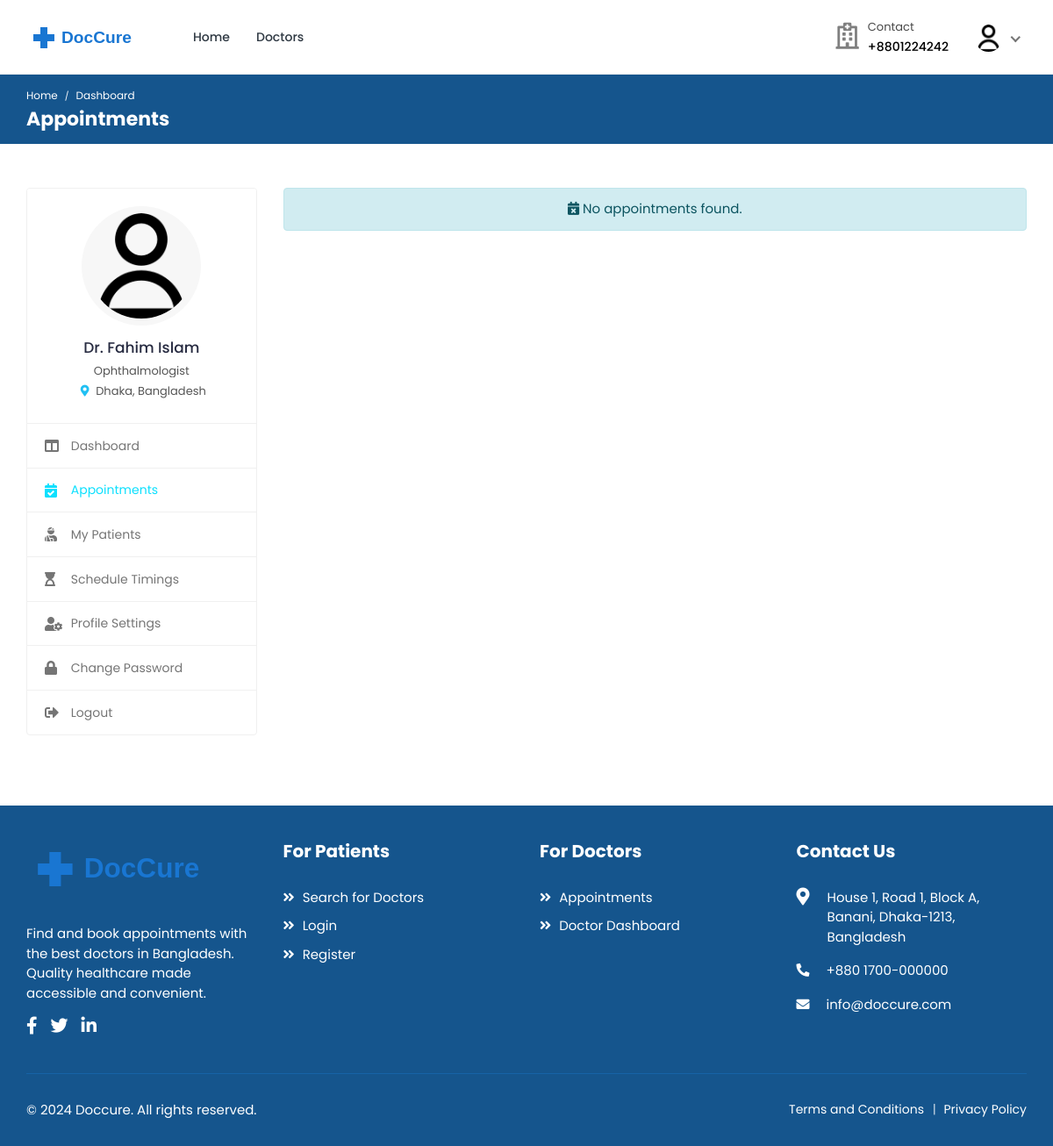
The app's page /doctors/appointments/ (signed in), older data.
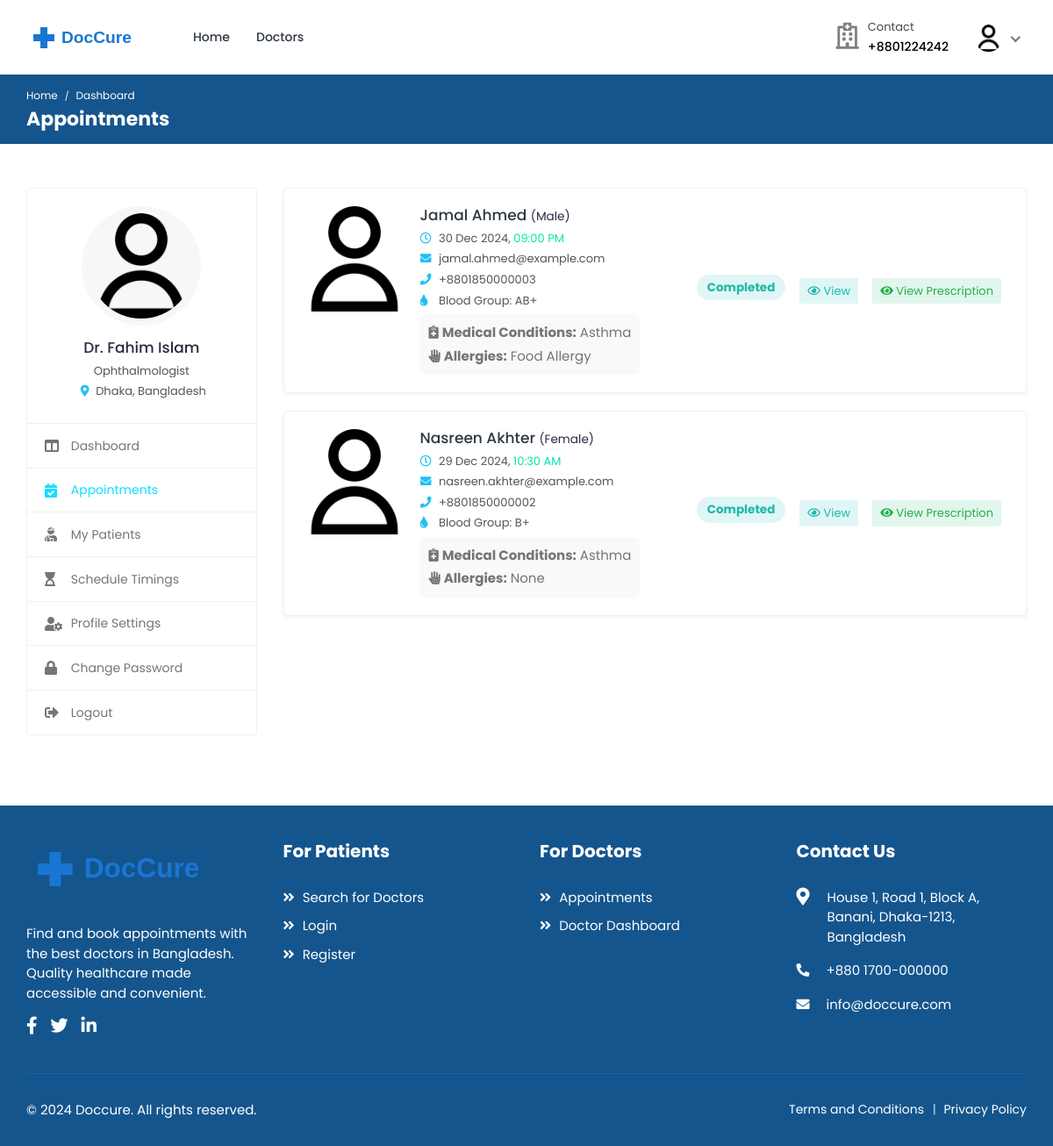
The same page, newer data.
### bookings/models.py (models this page shows, shortened)
class Booking(models.Model):
    doctor = models.ForeignKey(
        settings.AUTH_USER_MODEL,
        on_delete=models.CASCADE,
        related_name="appointments",
        limit_choices_to={"role": "doctor"},
    )
    patient = models.ForeignKey(
        settings.AUTH_USER_MODEL,
        on_delete=models.CASCADE,
        related_name="patient_appointments",
        limit_choices_to={"role": "patient"},
    )
    appointment_date = models.DateField()
    appointment_time = models.TimeField()
    booking_date = models.DateTimeField(auto_now_add=True)
    status = models.CharField(
        max_length=20,
        choices=[
            ("pending", "Pending"),
            ("confirmed", "Confirmed"),
            ("completed", "Completed"),
            ("cancelled", "Cancelled"),
            ("no_show", "No Show"),
        ],
        default="pending",
    )
    class Meta:
        ordering = ["-appointment_date", "-appointment_time"]
        unique_together = ["doctor", "appointment_date", "appointment_time"]

### accounts/models.py (models this page shows, shortened)
class Profile(models.Model):
    user = models.OneToOneField(
        User, on_delete=models.CASCADE, related_name="profile"
    )
    avatar = models.ImageField(
        default="defaults/user.png", upload_to=profile_photo_directory_path
    )
    phone = models.CharField(max_length=20, blank=True, null=True)
    dob = models.DateField(blank=True, null=True)
    about = models.TextField(blank=True, null=True)
    specialization = models.CharField(max_length=255, blank=True, null=True)
    gender = models.CharField(
        max_length=10,
        choices=[("male", "Male"), ("female", "Female"), ("other", "Other")],
        blank=True,
    )
    address = models.TextField(blank=True, null=True)
    city = models.CharField(max_length=100, blank=True)
    state = models.CharField(max_length=100, blank=True)
    postal_code = models.CharField(max_length=20, blank=True)
    country = models.CharField(max_length=100, blank=True)
    price_per_consultation = models.DecimalField(
        max_digits=10, decimal_places=2, null=True, blank=True
    )
    is_available = models.BooleanField(default=True)
    blood_group = models.CharField(
        max_length=5,
        choices=[
            ("A+", "A+"),
            ("A-", "A-"),
            ("B+", "B+"),
            ("B-", "B-"),
            ("O+", "O+"),
            ("O-", "O-"),
            ("AB+", "AB+"),
            ("AB-", "AB-"),
        ],
        blank=True,
        null=True,
    )
    allergies = models.TextField(blank=True, null=True)
    medical_conditions = models.TextField(blank=True, null=True)
    @property
    def image(self):
        return (
            self.avatar.url
            if self.avatar.storage.exists(self.avatar.name)
            else "{}defaults/user.png".format(settings.MEDIA_URL)
        )

class User(AbstractUser):
    class RoleChoices(models.TextChoices):
        DOCTOR = "doctor", "Doctor"
        PATIENT = "patient", "Patient"
    username = models.CharField(max_length=30, unique=True)
    role = models.CharField(
        choices=RoleChoices.choices,
        max_length=20,
        default="patient",
        error_messages={"required": "Role must be provided"},
    )
    email = models.EmailField(
        blank=True,
        error_messages={
            "unique": "A user with that email already exists.",
        },
    )
    first_name = models.CharField(max_length=150, blank=True)
    last_name = models.CharField(max_length=150, blank=True)
    registration_number = models.IntegerField(null=True, blank=True)
    USERNAME_FIELD = "username"
    REQUIRED_FIELDS = []
    objects = CustomUserManager()
    def get_full_name(self):
        full_name = "%s %s" % (self.first_name, self.last_name)
        return full_name.strip() or self.username

### doctors/views.py (the view)
class AppointmentListView(ListView):
    model = Booking
    context_object_name = "appointments"
    template_name = "doctors/appointments.html"
    paginate_by = 10
    def get_queryset(self):
        return (
            self.model.objects.select_related(
                "doctor", "doctor__profile", "patient", "patient__profile"
            )
            .filter(doctor=self.request.user)
            .order_by("-appointment_date", "-appointment_time")
        )

### accounts/managers.py (called while the page is built)
    def get(self, *args, **kwargs):
        return super().select_related("profile").get(*args, **kwargs)

### templates/doctors/appointments.html (shortened to what the changed rows need)
{% extends "includes/doctor-sidebar.html" %}
{% load static %}
{% block css %}
    <link rel="stylesheet" href="{% static 'assets/css/style.css' %}">
{% endblock %}
{% block page_name2 %}Appointments{% endblock %}
{% block main %}
<div class="appointments">
    {% if appointments %}
        {% for appointment in appointments %}
            <div class="appointment-list">
                <div class="profile-info-widget">
                    <a href="#" class="booking-doc-img">
                        {% if appointment.patient.profile.image %}
                            <img src="{{ appointment.patient.profile.image }}" alt="{{ appointment.patient.get_full_name }}">
                        {% else %}
                            <img src="https://via.placeholder.com/150x150?text=Patient" alt="Default Patient Image">
                        {% endif %}
                    </a>
                    <div class="profile-det-info">
                        <h3>
                            <a href="#">{{ appointment.patient.get_full_name }}</a>
                            {% if appointment.patient.profile.gender %}
                                <small>({{ appointment.patient.profile.gender|title }})</small>
                            {% endif %}
                        </h3>
                        <div class="patient-details">
                            <h5>
                                <i class="far fa-clock"></i>
                                {{ appointment.appointment_date|date:"d M Y" }},
                                <span class="text-primary">{{ appointment.appointment_time|time:"h:i A" }}</span>
                            </h5>
                            <h5><i class="fas fa-envelope"></i> {{ appointment.patient.email }}</h5>
                            {% if appointment.patient.profile.phone %}
                                <h5><i class="fas fa-phone"></i> {{ appointment.patient.profile.phone }}</h5>
                            {% endif %}
                            {% if appointment.patient.profile.blood_group %}
                                <h5><i class="fas fa-tint"></i> Blood Group: {{ appointment.patient.profile.blood_group }}</h5>
                            {% endif %}
                        </div>
                        {% if appointment.patient.profile.medical_conditions or appointment.patient.profile.allergies %}
                            <div class="patient-medical-details mt-2">
                                {% if appointment.patient.profile.medical_conditions %}
                                    <p class="text-muted mb-1">
                                        <i class="fas fa-notes-medical"></i>
                                        <strong>Medical Conditions:</strong> {{ appointment.patient.profile.medical_conditions }}
                                    </p>
                                {% endif %}
                                {% if appointment.patient.profile.allergies %}
                                    <p class="text-muted mb-0">
                                        <i class="fas fa-allergies"></i>
                                        <strong>Allergies:</strong> {{ appointment.patient.profile.allergies }}
                                    </p>
                                {% endif %}
                            </div>
                        {% endif %}
                    </div>
                </div>
                <div class="appointment-action">
                    <span class="badge badge-pill mr-2 mb-2
                        {% if appointment.status == 'completed' %}bg-info-light{% endif %}">
                        {{ appointment.status|title }}
                    </span>
                    <div class="btn-group">
                        <a href="{% url 'doctors:appointment-detail' appointment.pk %}" class="btn btn-sm bg-info-light ml-2 mr-2">
                            <i class="far fa-eye"></i> View
                        </a>
                        {% if appointment.status == 'completed' %}
                            {% if not appointment.prescription %}
                                <a href="{% url 'doctors:add-prescription' appointment.pk %}" class="btn btn-sm bg-success-light mr-2 ml-2">
                                    <i class="fas fa-file-medical"></i> Create Prescription
                                </a>
                            {% else %}
                                <a href="{% url 'doctors:prescription-detail' appointment.prescription.pk %}" class="btn btn-sm bg-success-light mr-2 ml-2">
                                    <i class="fas fa-eye"></i> View Prescription
                                </a>
                            {% endif %}
                        {% endif %}
                    </div>
                </div>
            </div>
        {% endfor %}
    {% else %}
        <div class="text-center">
            <div class="alert alert-info">
                <i class="fas fa-calendar-times"></i> No appointments found.
            </div>
        </div>
    {% endif %}
</div>
{% endblock %}

Row changes from the older to the newer data that the page shows:
added Booking: patient.profile.image (placeholder picture), patient.get_full_name "Jamal Ahmed", patient.profile.gender "Male", appointment_date "30 Dec 2024", appointment_time "09:00 PM", patient.email "jamal.ahmed@example.com", patient.profile.phone "+8801850000003", patient.profile.blood_group "AB+", patient.profile.medical_conditions "Asthma", patient.profile.allergies "Food Allergy", status "Completed", shows "View Prescription"
added Booking: patient.profile.image (placeholder picture), patient.get_full_name "Nasreen Akhter", patient.profile.gender "Female", appointment_date "29 Dec 2024", appointment_time "10:30 AM", patient.email "nasreen.akhter@example.com", patient.profile.phone "+8801850000002", patient.profile.blood_group "B+", patient.profile.medical_conditions "Asthma", patient.profile.allergies "None", status "Completed", shows "View Prescription"
Text that changed along with them:
text no longer shown: "No appointments found."
